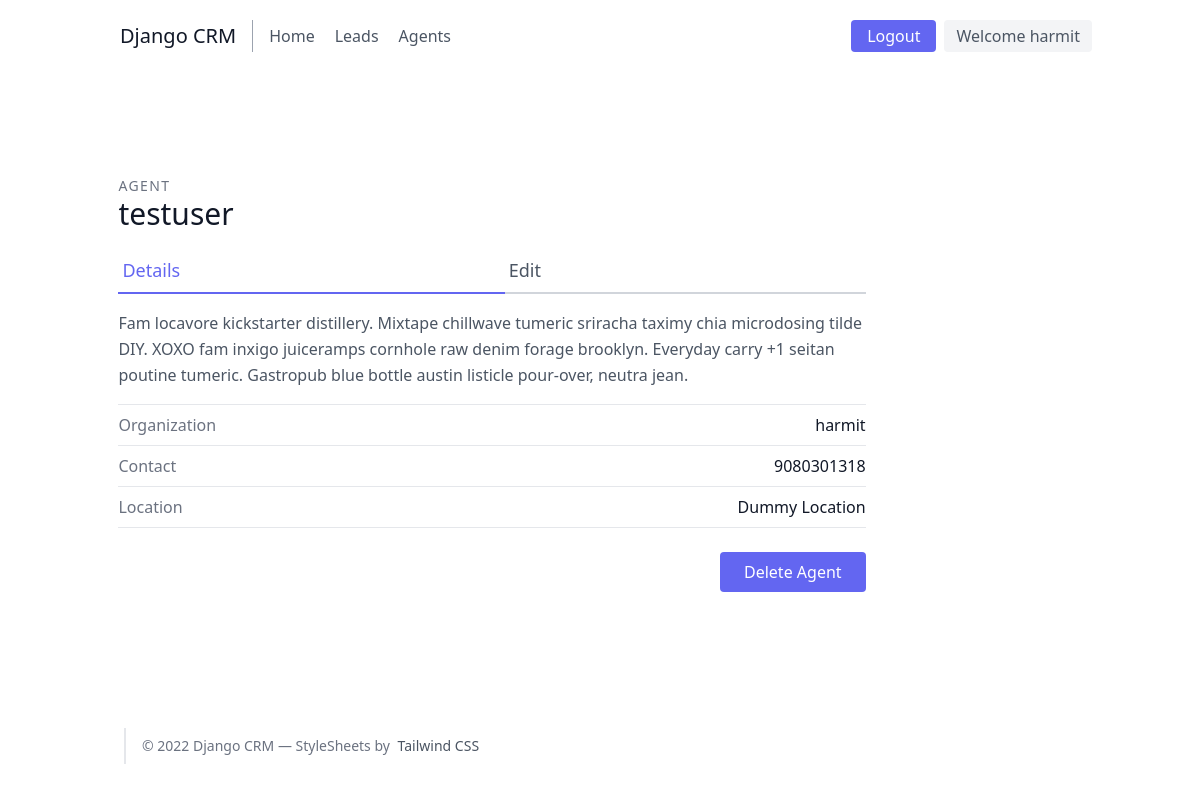
The app's page /agents/details/3/ (signed in) with its own data.
### Leads/models.py (models this page shows, shortened)
class User(AbstractUser):
    is_organizer = models.BooleanField(default=True)
    is_agent = models.BooleanField(default=False)

class Agent(models.Model):
    user = models.OneToOneField(User, on_delete=models.CASCADE)
    organization = models.ForeignKey(UserProfile, on_delete=models.CASCADE)

class UserProfile(models.Model):
    user = models.OneToOneField(User, on_delete=models.CASCADE)

### agents/views.py (the view)
# urls.py: path('details/<pk>/', views.AgentDetailView.as_view(), name="agent-details"),
class AgentDetailView(OrganizerAndLoginRequiredMixin, DetailView):
    template_name = "agents/agent_details.html"
    context_object_name = "agent"
    def get_queryset(self):
        return Agent.objects.filter(organization=self.request.user.userprofile)

### agents/mixins.py (called while the page is built)
    def dispatch(self, request, *args, **kwargs):
        if not request.user.is_authenticated or not request.user.is_organizer:
            return redirect("lead-home")
        return super().dispatch(request, *args, **kwargs)

### agents/templates/agents/agent_details.html (shortened to what this page needs)
{% extends 'basic.html' %}
{% block body %}
<div class="container">
    <section class="text-gray-600 body-font overflow-hidden">
  <div class="container px-5 py-20 mx-auto">
    <div class="lg:w-4/5 mx-auto flex flex-wrap">
      <div class="lg:w-2/2 w-full lg:pr-10 lg:py-6 mb-6 lg:mb-0">
        <h2 class="text-sm title-font text-gray-500 tracking-widest">AGENT</h2>
        <h1 class="text-gray-900 text-3xl title-font font-medium mb-4">{{ agent.user.username }}</h1>
        <div class="flex mb-4">
          <a class="flex-grow text-indigo-500 border-b-2 border-indigo-500 py-2 text-lg px-1">Details</a>
          <a href="{% url 'agent-update' agent.id %}" class="flex-grow border-b-2 border-gray-300 py-2 text-lg px-1">Edit</a>
        </div>
        <p class="leading-relaxed mb-4">Fam locavore kickstarter distillery. Mixtape chillwave tumeric sriracha taximy chia microdosing tilde DIY. XOXO fam inxigo juiceramps cornhole raw denim forage brooklyn. Everyday carry +1 seitan poutine tumeric. Gastropub blue bottle austin listicle pour-over, neutra jean.</p>
        <div class="flex border-t border-gray-200 py-2">
          <span class="text-gray-500">Organization</span>
          <span class="ml-auto text-gray-900">{{ agent.organization.user.username }}</span>
        </div>
        <div class="flex border-t border-gray-200 py-2">
          <span class="text-gray-500">Contact </span>
          <span class="ml-auto text-gray-900">9080301318</span>
        </div>
        <div class="flex border-t border-b mb-6 border-gray-200 py-2">
          <span class="text-gray-500">Location</span>
          <span class="ml-auto text-gray-900">Dummy Location</span>
        </div>
          <div class="flex">
          <a href="{% url 'agent-delete' agent.id %}" class="flex ml-auto text-white bg-indigo-500 border-0 py-2 px-6 focus:outline-none hover:bg-indigo-600 rounded">
              Delete Agent
          </a>
        </div>
      </div>
    </div>
  </div>
</section>
</div>
{% endblock %}

### templates/basic.html (shortened to what this page needs)
<!DOCTYPE html>
<html lang="en">
<head>
    <script src="https://cdn.tailwindcss.com"></script>
</head>
<body>
<header class="text-gray-600 body-font">
  <div class="container mx-auto flex flex-wrap p-5 flex-col md:flex-row items-center">
    <a href="{% url 'landing-page' %}" class="flex title-font font-medium items-center text-gray-900 mb-4 md:mb-0">
      <span class="ml-3 text-xl">Django CRM</span>
    </a>
    <nav class="md:mr-auto md:ml-4 md:py-1 md:pl-4 md:border-l md:border-gray-400	flex flex-wrap items-center text-base justify-center">
      <a href="{% url 'landing-page' %}" class="mr-5 hover:text-gray-900">Home</a>
        {% if request.user.is_authenticated %}
      <a href="{% url 'lead-home' %}" class="mr-5 hover:text-gray-900">Leads</a>
        {% if request.user.is_organizer %}
      <a href="{% url 'agent-home' %}" class="mr-5 hover:text-gray-900">Agents</a>
        {% endif %}
        {% endif %}
    </nav>
      {% if not request.user.is_authenticated %}
    <a href="{% url 'login' %}" class="flex ml-auto text-white bg-indigo-500 border-0 py-1 md:mr-2 px-4 focus:outline-none hover:bg-indigo-600 rounded">
          Login
    </a>
    <a href="{% url 'signup' %}" class="inline-flex items-center bg-gray-100 border-0 py-1 px-3 focus:outline-none hover:bg-gray-200 rounded text-base mt-4 md:mt-0">Sign Up
      <svg fill="none" stroke="currentColor" stroke-linecap="round" stroke-linejoin="round" stroke-width="2" class="w-4 h-4 ml-1" viewBox="0 0 24 24">
        <path d="M5 12h14M12 5l7 7-7 7"></path>
      </svg>
    </a>
      {% else %}
      <a href="{% url 'logout' %}" class="flex ml-auto text-white bg-indigo-500 border-0 py-1 md:mr-2 px-4 focus:outline-none hover:bg-indigo-600 rounded">
          Logout
    </a>
     <button class="inline-flex items-center bg-gray-100 border-0 py-1 px-3 focus:outline-none hover:bg-gray-200 rounded text-base mt-4 md:mt-0">Welcome {{ request.user.username }}
    </button>
      {% endif %}
  </div>
</header>
{% block body %}
{% endblock %}
<footer class="text-gray-600 body-font">
  <div class="container px-5 py-8 mx-auto flex items-center sm:flex-row flex-col">
    <p class="text-sm text-gray-500 sm:ml-4 sm:pl-4 sm:border-l-2 sm:border-gray-200 sm:py-2 sm:mt-0 mt-4">© 2022 Django CRM — StyleSheets by
      <a href="https://tailwindcss.com/docs/installation/play-cdn" class="text-gray-600 ml-1" rel="noopener noreferrer" target="_blank">Tailwind CSS</a>
    </p>
  </div>
</footer>
</body>
</html>

### records on screen
User: user.username "harmit"
Agent: user.username "testuser", organization.user.username "harmit"
